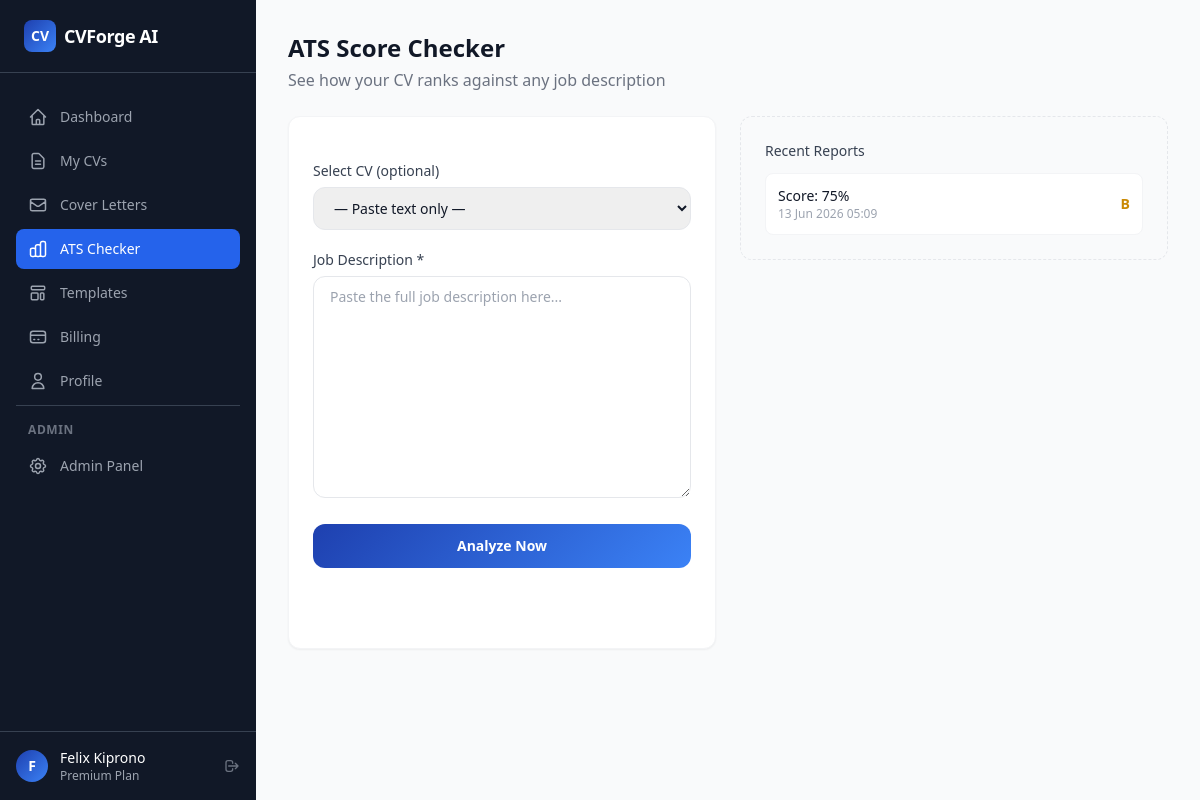
Screenshot of /ats/ (signed in) with the database file from the repository.
### app/models.py (models this page shows, shortened)
class User(db.Model, UserMixin):
    __tablename__ = "users"
    id = db.Column(db.Integer, primary_key=True)
    email = db.Column(db.String(255), unique=True, nullable=False, index=True)
    username = db.Column(db.String(80), unique=True, nullable=True, index=True)
    password_hash = db.Column(db.String(255), nullable=True)
    first_name = db.Column(db.String(80), nullable=True)
    last_name = db.Column(db.String(80), nullable=True)
    avatar_url = db.Column(db.String(500), nullable=True)
    google_id = db.Column(db.String(255), unique=True, nullable=True, index=True)
    oauth_provider = db.Column(db.String(50), nullable=True)
    is_active = db.Column(db.Boolean, default=True, nullable=False)
    is_admin = db.Column(db.Boolean, default=False, nullable=False)
    is_verified = db.Column(db.Boolean, default=False, nullable=False)
    verification_token = db.Column(db.String(255), nullable=True)
    reset_token = db.Column(db.String(255), nullable=True)
    reset_token_expires = db.Column(db.DateTime(timezone=True), nullable=True)
    plan = db.Column(db.String(20), default="free", nullable=False)
    plan_expires_at = db.Column(db.DateTime(timezone=True), nullable=True)
    created_at = db.Column(db.DateTime(timezone=True), default=utcnow, nullable=False)
    updated_at = db.Column(db.DateTime(timezone=True), default=utcnow, onupdate=utcnow, nullable=False)
    last_login_at = db.Column(db.DateTime(timezone=True), nullable=True)
    profile = db.relationship("Profile", backref="user", uselist=False, lazy="joined", cascade="all, delete-orphan")
    resumes = db.relationship("Resume", backref="user", lazy="dynamic", cascade="all, delete-orphan")
    cover_letters = db.relationship("CoverLetter", backref="user", lazy="dynamic", cascade="all, delete-orphan")
    subscriptions = db.relationship("Subscription", backref="user", lazy="dynamic", cascade="all, delete-orphan")
    payments = db.relationship("Payment", backref="user", lazy="dynamic", cascade="all, delete-orphan")
    ai_usages = db.relationship("AIUsage", backref="user", lazy="dynamic", cascade="all, delete-orphan")
    activity_logs = db.relationship("ActivityLog", backref="user", lazy="dynamic", cascade="all, delete-orphan")
    notifications = db.relationship("Notification", backref="user", lazy="dynamic", cascade="all, delete-orphan")
    @property
    def is_premium(self) -> bool:
        if self.plan in ("pro", "premium") and self.plan_expires_at:
            return _make_aware(self.plan_expires_at) > datetime.now(timezone.utc)
        return False
    @property
    def full_name(self) -> str:
        parts = filter(None, [self.first_name, self.last_name])
        return " ".join(parts) or self.email.split("@")[0]

class ATSReport(db.Model):
    __tablename__ = "ats_reports"
    id = db.Column(db.Integer, primary_key=True)
    user_id = db.Column(db.Integer, db.ForeignKey("users.id"), nullable=False, index=True)
    resume_id = db.Column(db.Integer, db.ForeignKey("resumes.id"), nullable=True)
    score = db.Column(db.Integer, nullable=False)
    grade = db.Column(db.String(5), nullable=True)
    issues = db.Column(db.JSON, nullable=True)
    strengths = db.Column(db.JSON, nullable=True)
    suggestions = db.Column(db.JSON, nullable=True)
    keyword_analysis = db.Column(db.JSON, nullable=True)
    format_analysis = db.Column(db.JSON, nullable=True)
    created_at = db.Column(db.DateTime(timezone=True), default=utcnow, nullable=False)

### app/routes/ats.py (the view)
@ats_bp.route("/")
@login_required
def index():
    resumes = Resume.query.filter_by(user_id=current_user.id).order_by(Resume.updated_at.desc()).all()
    recent_reports = (ATSReport.query.filter_by(user_id=current_user.id)
                      .order_by(ATSReport.created_at.desc()).limit(5).all())
    return render_template("ats/index.html", resumes=resumes, recent_reports=recent_reports)

### app/__init__.py (called while the page is built)
@login_manager.user_loader
def load_user(user_id):
    return db.session.get(User, int(user_id))

### app/models.py (called while the page is built)
def _make_aware(dt):
    if dt is None:
        return None
    if dt.tzinfo is None:
        return dt.replace(tzinfo=timezone.utc)
    return dt

### app/templates/ats/index.html (shortened to what this page needs)
{% extends "base_dashboard.html" %}
{% block page_title %}ATS Score Checker{% endblock %}
{% block page_subtitle %}See how your CV ranks against any job description{% endblock %}
{% block content %}
<div class="grid lg:grid-cols-2 gap-6">
  <div class="bg-white rounded-xl border border-gray-100 shadow-sm p-6">
    <form id="ats-form" hx-post="{{ url_for('ats.check') }}" hx-target="#ats-result"
          hx-indicator="#ats-loading" class="space-y-5">
      <div>
        <label class="block text-sm font-medium text-gray-700 mb-1.5">Select CV (optional)</label>
        <select name="resume_id"
                class="w-full border border-gray-200 rounded-xl px-4 py-2.5 text-sm focus:outline-none focus:ring-2 focus:ring-blue-500">
          <option value="">— Paste text only —</option>
        </select>
      </div>
      <div>
        <label class="block text-sm font-medium text-gray-700 mb-1.5">Job Description *</label>
        <textarea name="job_description" rows="10" required placeholder="Paste the full job description here..."
                  class="w-full border border-gray-200 rounded-xl px-4 py-2.5 text-sm focus:outline-none focus:ring-2 focus:ring-blue-500 resize-y"></textarea>
      </div>
      <button type="submit"
              class="w-full py-3 gradient-brand text-white font-semibold rounded-xl hover:opacity-90 transition text-sm">
        Analyze Now
      </button>
    </form>
  </div>
  <div id="ats-result">
    {% if recent_reports %}
    <div class="bg-gray-50 rounded-xl border border-dashed border-gray-200 p-6">
      <h3 class="font-medium text-gray-700 text-sm mb-3">Recent Reports</h3>
      <div class="space-y-3">
        {% for r in recent_reports %}
        <a href="{{ url_for('ats.report', report_id=r.id) }}"
           class="flex items-center justify-between p-3 bg-white rounded-lg border border-gray-100 hover:border-blue-200 transition">
          <div>
            <p class="text-sm font-medium text-gray-900">Score: {{ r.score }}%</p>
            <p class="text-xs text-gray-400">{{ r.created_at.strftime('%d %b %Y %H:%M') }}</p>
          </div>
          <span class="text-sm font-bold
            {% if r.score >= 80 %}text-green-600{% elif r.score >= 60 %}text-yellow-600{% else %}text-red-500{% endif %}">
            {{ r.grade }}
          </span>
        </a>
        {% endfor %}
      </div>
    </div>
    {% else %}
    <div class="bg-gray-50 rounded-xl border border-dashed border-gray-200 p-8 text-center">
      <p class="text-4xl mb-3">📊</p>
      <p class="font-medium text-gray-700">Your ATS report will appear here</p>
      <p class="text-sm text-gray-400 mt-1">Paste a job description and click Analyze</p>
    </div>
    {% endif %}
  </div>
</div>
{% endblock %}

### app/templates/base_dashboard.html (shortened to what this page needs)
{% extends "base.html" %}
{% block body %}
<div class="min-h-screen flex" x-data="{sidebarOpen: false}">
  <aside class="hidden lg:flex lg:flex-col lg:w-64 lg:fixed lg:inset-y-0 bg-gray-900 text-white">
    <div class="flex items-center gap-2 px-6 py-5 border-b border-gray-700">
      <div class="w-8 h-8 rounded-lg gradient-brand flex items-center justify-center text-white font-bold text-sm">CV</div>
      <span class="font-bold text-lg tracking-tight">CVForge AI</span>
    </div>
    <nav class="flex-1 px-4 py-6 space-y-1 overflow-y-auto">
      {% for endpoint, icon_path, label in nav %}
      <a href="{{ url_for(endpoint) }}"
         class="flex items-center gap-3 px-3 py-2.5 rounded-lg text-sm font-medium transition-colors
         {% if request.endpoint == endpoint %}bg-blue-600 text-white{% else %}text-gray-400 hover:bg-gray-800 hover:text-white{% endif %}">
        <svg class="w-5 h-5 flex-shrink-0" fill="none" viewBox="0 0 24 24" stroke="currentColor" stroke-width="1.8">
          <path stroke-linecap="round" stroke-linejoin="round" d="{{ icon_path }}"/>
        </svg>
        {{ label }}
      </a>
      {% endfor %}
      {% if current_user.is_admin %}
      <div class="pt-4 mt-4 border-t border-gray-700">
        <p class="px-3 text-xs font-semibold text-gray-500 uppercase tracking-wider mb-2">Admin</p>
        <a href="{{ url_for('admin.index') }}"
           class="flex items-center gap-3 px-3 py-2.5 rounded-lg text-sm font-medium text-gray-400 hover:bg-gray-800 hover:text-white transition-colors">
          Admin Panel
        </a>
      </div>
      {% endif %}
    </nav>
    <div class="px-4 py-4 border-t border-gray-700">
      <div class="flex items-center gap-3">
        <div class="w-8 h-8 rounded-full gradient-brand flex items-center justify-center text-white text-sm font-bold flex-shrink-0">
          {{ current_user.first_name[0]|upper if current_user.first_name else current_user.email[0]|upper }}
        </div>
        <div class="flex-1 min-w-0">
          <p class="text-sm font-medium text-white truncate">{{ current_user.full_name }}</p>
          <p class="text-xs text-gray-400 capitalize">{{ current_user.plan }} plan</p>
        </div>
        <a href="{{ url_for('auth.logout') }}" title="Logout"
           class="text-gray-500 hover:text-white transition-colors">
          <svg class="w-4 h-4" fill="none" viewBox="0 0 24 24" stroke="currentColor">
            <path stroke-linecap="round" stroke-linejoin="round" stroke-width="2"
                  d="M17 16l4-4m0 0l-4-4m4 4H7m6 4v1a3 3 0 01-3 3H6a3 3 0 01-3-3V7a3 3 0 013-3h4a3 3 0 013 3v1"/>
          </svg>
        </a>
      </div>
    </div>
  </aside>
  <div class="flex-1 lg:ml-64 flex flex-col min-h-screen">
    <main class="flex-1 p-4 lg:p-8">
      {% if self.page_title() %}
      <div class="mb-6 flex items-center justify-between gap-4">
        <div>
          <h1 class="text-2xl font-bold text-gray-900">{% block page_title %}{% endblock %}</h1>
          {% if self.page_subtitle() %}
          <p class="text-gray-500 mt-1">{% block page_subtitle %}{% endblock %}</p>
          {% endif %}
        </div>
      </div>
      {% endif %}
      {% block content %}{% endblock %}
    </main>
  </div>
</div>
{% endblock %}

### app/templates/base.html (style rules this page uses)
.gradient-brand { background:linear-gradient(135deg,#1e40af 0%,#3b82f6 100%) }

### rows the page displays
User: first_name "F", full_name "Felix Kiprono", plan "Premium"
ATSReport: score "75", created_at "13 Jun 2026 05:09", grade "B"

### other values shown
{{ label }} "Dashboard" "My CVs" "Cover Letters" "ATS Checker" "Templates" "Billing" "Profile"
